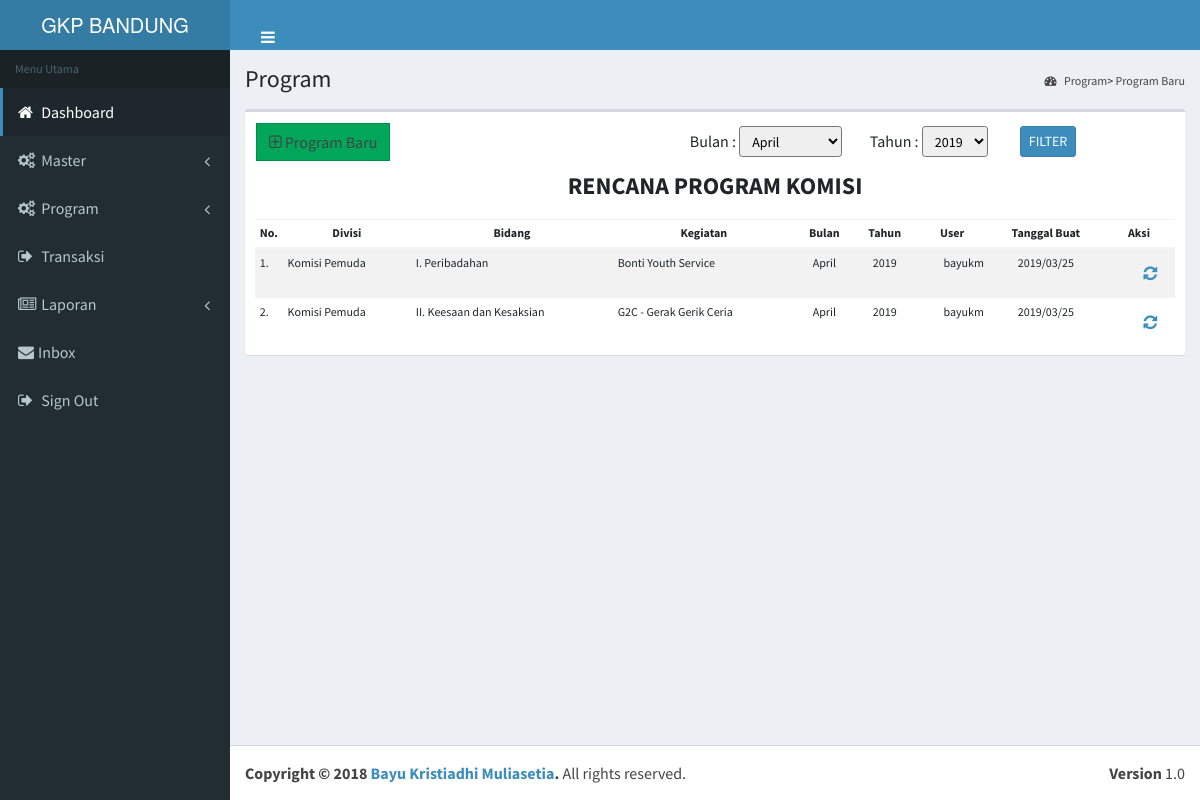
Page /main/program.php (signed in) on the earlier database version.
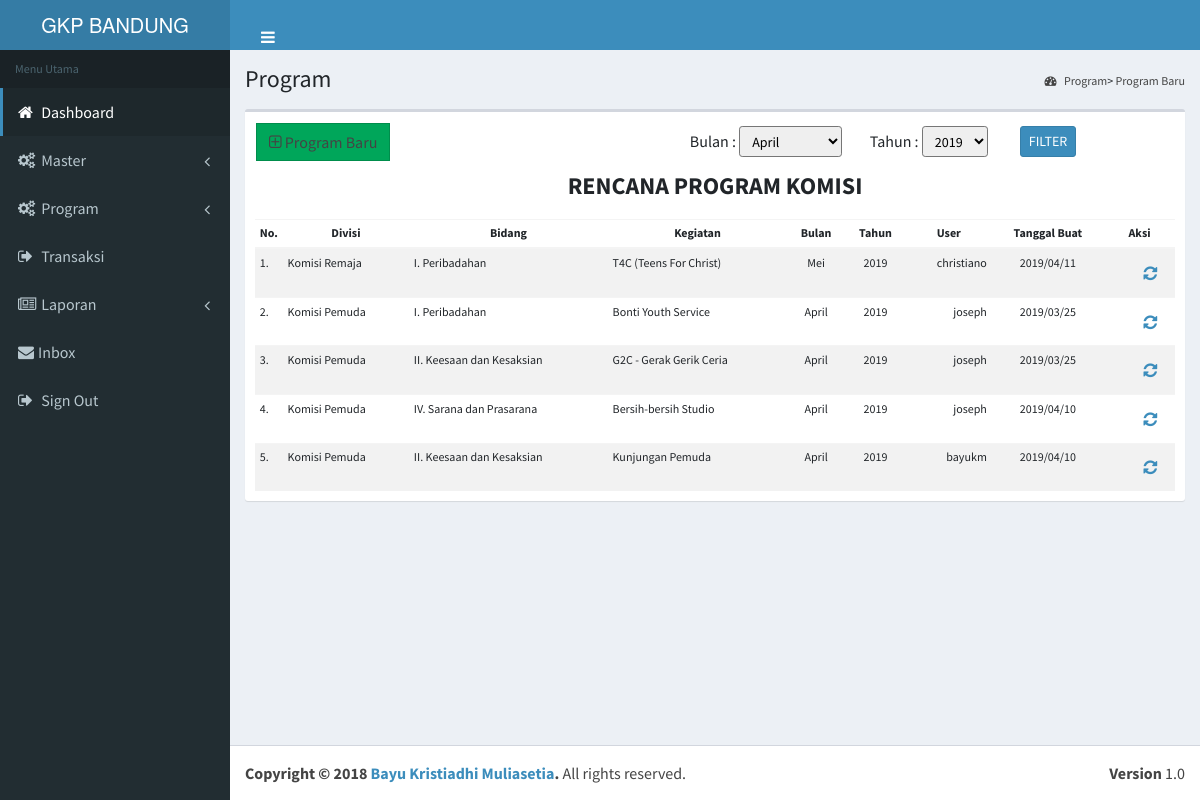
Same page on the later database version.
### tables this page shows
CREATE TABLE `tbl_transaksi` (
  `trans_id` int(7) NOT NULL,
  `div_id` int(2) NOT NULL,
  `bid_id` int(2) NOT NULL,
  `usr_id` int(3) NOT NULL,
  `trans_tgl` timestamp NOT NULL DEFAULT CURRENT_TIMESTAMP,
  `update_tgl` datetime NOT NULL DEFAULT CURRENT_TIMESTAMP,
  `trans_stat` int(11) NOT NULL
);

CREATE TABLE `tbl_divisi` (
  `div_id` int(2) NOT NULL,
  `ktgdiv_id` int(2) NOT NULL,
  `div_nama` varchar(50) NOT NULL,
  `div_desc` varchar(100) NOT NULL
);

CREATE TABLE `tbl_bidang` (
  `bid_id` int(2) NOT NULL,
  `bid_nama` varchar(50) NOT NULL,
  `bid_desc` varchar(100) NOT NULL
);

CREATE TABLE `tbl_detkeg` (
  `trans_id` int(7) NOT NULL,
  `detkeg_id` int(7) NOT NULL,
  `bln_id` int(2) NOT NULL,
  `thn_desc` int(4) NOT NULL,
  `detkeg_nama` varchar(100) NOT NULL,
  `detkeg_jenis` varchar(200) NOT NULL,
  `detkeg_urai` text NOT NULL,
  `detkeg_ket` text,
  `detkeg_tgl` date DEFAULT NULL,
  `detkeg_tempat` varchar(100) NOT NULL,
  `detkeg_stat` int(11) NOT NULL
);

CREATE TABLE `tbl_bulan` (
  `bln_id` int(2) NOT NULL,
  `bln_name` varchar(20) NOT NULL
);

CREATE TABLE `tbl_tahun` (
  `thn_id` int(3) NOT NULL,
  `thn_desc` int(4) NOT NULL
);

CREATE TABLE `tbl_user` (
  `usr_id` int(3) NOT NULL,
  `role_id` int(2) NOT NULL,
  `ktgdiv_id` int(2) NOT NULL,
  `div_id` int(2) DEFAULT NULL,
  `bid_id` int(2) DEFAULT NULL,
  `jab_id` int(2) DEFAULT NULL,
  `usr_nama` varchar(25) NOT NULL,
  `usr_pswd` varchar(100) NOT NULL,
  `usr_name_comp` varchar(50) NOT NULL,
  `usr_email` varchar(35) DEFAULT NULL,
  `usr_phone` varchar(15) DEFAULT NULL,
  `usr_stat` tinyint(1) DEFAULT '1'
);

### control/prog_functions.php (the view, shortened to what this page needs)
<?
function modalEditProg($prog)
{
global $conn;
$user = $_SESSION['username'];
$usr_id = $_SESSION['usr_id'];
$get_user   = "SELECT * FROM tbl_user where usr_nama='$user' AND usr_id = '$usr_id'";
$login    = mysqli_query($conn,$get_user);
$row = mysqli_fetch_array($login,MYSQLI_ASSOC);
$ktgdiv =$row['ktgdiv_id'];
?>
<?
}
?>
<?
function displayMJ_view()
{
  global $conn;
  $user = $_SESSION['username'];
  $usr_id = $_SESSION['usr_id'];
  $get_user   = "SELECT * FROM tbl_user where usr_nama='$user' AND usr_id = '$usr_id'";
  $login    = mysqli_query($conn,$get_user);
  $row = mysqli_fetch_array($login,MYSQLI_ASSOC);
  $ktgdiv =$row['ktgdiv_id'];
  ?>
            <div align="center"><h4><strong>RENCANA PROGRAM KOMISI</strong></h4></div>
            <div class="box-body">
              <table id="laptab" class="table table-sm table-striped" style="font-size:12px;">
                <thead>
                <tr align="center">
                    <th width="10">No.</th>
                    <th>Divisi</th>
                    <th>Bidang</th>
                    <th>Kegiatan</th>
                    <th>Bulan</th>
                    <th>Tahun</th>
                    <th>User</th>
                    <th>Tanggal Buat</th>
                    <th style="text-align:center;">Aksi</th>
                </tr>
                </thead>
                <tbody>
                  <?php
                        $i= 0;
                        if(!empty($_POST['filterDiv']))
                        {
                          $div = $_POST['filterDiv'];
                          $qryDiv = " AND a.div_id = '$div'";
                        } else {
                           $qryDiv = "";
                        }
                        if(!empty($_POST['filterMonth'])){
                          $Month = $_POST['filterMonth'];
                          $qryMonth = " AND e.bln_id = '$Month'";
                        } else {
                           $qryMonth = "";
                        }
                        if(!empty($_POST['filterYear'])){
                          $Year = $_POST['filterYear'];
                          $qryYear = " AND e.thn_desc = '$Year'";
                        } else {
                           $qryYear = "";
                        }
                        $get_trans = "SELECT
                                        a.trans_id,
                                        a.trans_tgl,
                                        b.div_nama,
                                        c.bid_nama,
                                        d.usr_nama,
                                        e.bln_id,
                                        e.thn_desc,
                                        e.detkeg_nama,
                                        a.trans_stat
                                    FROM
                                        tbl_transaksi a
                                      LEFT JOIN tbl_divisi b ON a.div_id = b.div_id
                                      LEFT JOIN tbl_bidang c ON a.bid_id = c.bid_id
                                      LEFT JOIN tbl_user d ON a.usr_id = d.usr_id
                                      LEFT JOIN tbl_detkeg e ON a.trans_id = e.trans_id
                                      WHERE 1=1 $qryDiv $qryMonth $qryYear
                                      ORDER BY e.bln_id DESC, a.trans_tgl ASC";
                        $exec_trans = mysqli_query($conn,$get_trans);
                        if(mysqli_num_rows($exec_trans) > 0)
                        {
                            while($row=mysqli_fetch_array($exec_trans,MYSQLI_ASSOC))
                            {
                                $i++;
                                $progId    = $row['trans_id'];
                                $bulan      = $row['bln_id'];
                                $get_bln    = "SELECT * FROM tbl_bulan WHERE bln_id = '$bulan'";
                                $exec_bln   = mysqli_query($conn,$get_bln);
                                $row_bln    = mysqli_fetch_array($exec_bln,MYSQLI_ASSOC);
                                $bln        = $row_bln['bln_name'];
                                $tahun      = $row['thn_desc'];
                                $get_thn    = "SELECT * FROM tbl_tahun WHERE thn_desc = '$tahun'";
                                $exec_thn   = mysqli_query($conn,$get_thn);
                                $row_thn    = mysqli_fetch_array($exec_thn,MYSQLI_ASSOC);
                                $thn        = $row_thn['thn_desc'];
                                $tgl_keg    = new DateTime($row['trans_tgl']);
                                ?>
                                <tr>
                                    <td><?php echo $i;?>.</td>
                                    <td><?php echo $row['div_nama'];?></td>
                                    <td><?php echo $row['bid_nama'];?></td>
                                    <td><?php echo $row['detkeg_nama'];?></td>
                                    <td align="center"><?php echo $bln;?></td>
                                    <td align="center"><?php echo $thn;?></td>
                                    <td align="right"><?php echo $row['usr_nama']?></td>
                                    <td align="center"><?php echo date_format($tgl_keg,"Y/m/d");?></td>
                                    <td style="text-align:right;">
                                        <a class="btn" href="<? refresh();?>"><span class="fa fa-refresh"></span></a>
                                    </td>
                                </tr>
                              <?
                                echo modalEditProg($progId);
                            }
                        }
                        else
                        {
                            ?>
                            <tr>
                               <td colspan="8"><?php echo "Belum ada laporan";?></td>
                            </tr>
                            <?php
                        }
                  ?>
                </tbody>
              </table>
            </div>
<?
}
?>

### main/program.php (shortened to what this page needs)
<?php
  include("../control/functions.php");
  include("../control/prog_functions.php");
  $user = $_SESSION['username'];
  $get_user   = "SELECT * FROM tbl_user where usr_nama='$user'";
  $login    = mysqli_query($conn,$get_user);
  $row = mysqli_fetch_array($login,MYSQLI_ASSOC);
  $ktgdiv =$row['ktgdiv_id'];
?>
<!DOCTYPE html>
<html>
<head>
  <link rel="stylesheet" href="../assets/bootstrap/css/bootstrap.min.css">
  <link rel="stylesheet" href="../assets/font-awesome/css/font-awesome.min.css">
  <link rel="stylesheet" href="../assets/plugins/jvectormap/jquery-jvectormap-1.2.2.css">
  <link rel="stylesheet" href="../assets/dist/css/AdminLTE.min.css">
  <link rel="stylesheet" href="../assets/dist/css/skins/_all-skins.min.css">
  <link rel="stylesheet" href="../assets/switch_btn.css">
  <link rel="stylesheet" href="../assets/plugins/datatables/jquery.datatables.min.css">
</head>
<body class="hold-transition skin-blue sidebar-mini">
<form method="post" action="">
<div class="wrapper">
  <?php require_once("../main/header.php");?>
  <? echo sidebar();?>
  <div class="content-wrapper" id="konten">
    <section class="content-header" style="width: 100%;">
      <h1>
        Program
      </h1>
      <ol class="breadcrumb">
        <li><a href="#"><i class="fa fa-dashboard"></i> Program</a></li>
        <li><a href="#">Program Baru</a></li>
      </ol>
    </section>
    <section class="content" style="width: 100%;">
        <div class="col-xs-12">
          <div class="box">
            <?if($ktgdiv != '1'){?>
              <table width="100%" cellspacing="5"width="100%" border="0">
                <tr>
                  <td>
                      <div class="box-header">
                      <a class="btn btn-success btn-flat" data-toggle="modal" data-target="#addProgram"><span class="fa fa-plus-square-o"></span> Program Baru</a>
                      </div>
                  </td>
                  <td width="180">
                      <? selectMonth();?> &nbsp;
                  </td>
                  <td width="150">
                      <? selectYear();?> &nbsp;
                  </td>
                  <td align="left">
                    <input type="submit" class="btn btn-primary btn-sm" name="prog"  id="prog" value="FILTER">
                  </td>
                </tr>
              </table>
            <? } else if ($ktgdiv == '1')
            {
              ?>
              <div class="form-group" style="width: 100%;">
                  <table cellpadding="5" cellspacing="5"width="100%" border="0">
                    <tr>
                      <td width="250">
                          <? selectDiv();?> &nbsp;
                      </td>
                      <td width="180">
                          <? selectMonth();?> &nbsp;
                      </td>
                      <td width="150">
                          <? selectYear();?> &nbsp;
                      </td>
                      <td align="left">
                        <input type="submit" class="btn btn-primary btn-sm" name="prog" id="progMJ" value="FILTER">
                      </td>
                    </tr>
                  </table>
                </div>
            <? } ?>
                <?
                echo displayMJ_view();
            ?>
          </div>
        </div>
    </section>
  </div>
  <?php require_once('../main/footer.php');?>
</form>
</body>
</html>

### main/header.php
<header class="main-header">
    <a href="index.php" class="logo">
      <span class="logo-lg"><strong>GKP BANDUNG</strong></span>
    </a>
    <nav class="navbar navbar-static-top">
      <a href="#" class="sidebar-toggle" data-toggle="offcanvas" role="button" style="height: 28px;"></a>
    </nav>
  </header>

### control/functions.php (shortened to what this page needs)
<?
function selectYear()
{
  global $conn;
  ?>
   Tahun : <select class="form-control-sm" id="filterYear" name="filterYear">
              <?php
                $today_year = date('Y');
                $get_thn = "SELECT * FROM tbl_tahun ORDER BY thn_id";
                $query = mysqli_query($conn,$get_thn);
                while ($row = mysqli_fetch_array($query))
                {
                ?>
                    <option value="<?php echo $row['thn_desc']; ?>" <?if($row['thn_desc'] == $today_year) { echo "selected";}?>>
                        <?php echo $row['thn_desc']; ?>
                    </option>
                <?php
                }
                ?>
            </select>&nbsp;
  <?
}
function selectMonth()
{
  global $conn;
  ?>
   Bulan : <select class="form-control-sm" id="filterMonth" name="filterMonth">
              <?php
                $today_month = date('m');
                $get_bln = "SELECT * FROM tbl_bulan ORDER BY bln_id";
                $query = mysqli_query($conn,$get_bln);
                while ($row = mysqli_fetch_array($query))
                {
                ?>
                    <option value="<?php echo $row['bln_id']; ?>" <?if($row['bln_id'] == $today_month) { echo "selected";}?>>
                        <?php echo $row['bln_name']; ?>
                    </option>
                <?php
                }
                ?>
            </select>&nbsp;
  <?
}
  ?>
  <?
function refresh()
{
  if(isset($_SERVER['HTTPS']) &&
            $_SERVER['HTTPS'] === 'on')
    $link = "https";
    else
        $link = "http";
    $link .= "://";
    $link .= $_SERVER['HTTP_HOST'];
    $link .= $_SERVER['PHP_SELF'];
    return($link);
}
function sidebar()
{
  global $conn;
  $user       = $_SESSION['username'];
  $usrid      = $_SESSION['usr_id'];
  $get_user   = "SELECT * FROM tbl_user where usr_nama='$user' AND usr_id = '$usrid'";
  $login      = mysqli_query($conn,$get_user);
  while($row = mysqli_fetch_array($login,MYSQLI_ASSOC))
  {
    $role = $row['role_id'];
  }
  ?>
  <aside class="main-sidebar">
    <section class="sidebar">
      <ul class="sidebar-menu">
        <li class="header">Menu Utama</li>
        <li class="active">
          <a href="../index.php">
            <i class="fa fa-home"></i> <span>Dashboard</span>
          </a>
        </li>
        <?php if($role == '1')
        {
          ?>
          <li class="treeview">
            <a href="#">
              <i class="fa fa-gears"></i>
              <span>Master</span>
              <span class="pull-right-container">
                <i class="fa fa-angle-left pull-right"></i>
              </span>
            </a>
          </li>
          <?php } ?>
          <li class="treeview">
            <a href="#">
              <i class="fa fa-gears"></i>
              <span>Program</span>
              <span class="pull-right-container">
                <i class="fa fa-angle-left pull-right"></i>
              </span>
            </a>
          </li>
         <li>
          <a href="../main/transaksi.php">
            <i class="fa fa-sign-out"></i> <span>Transaksi</span>
          </a>
        </li>
        <li>
          <a href="#">
            <i class="fa fa-newspaper-o"></i> <span>Laporan</span>
            <span class="pull-right-container">
              <i class="fa fa-angle-left pull-right"></i>
            </span>
          </a>
        </li>
        <li>
          <a href="#">
            <i class="fa fa-envelope"></i><span>Inbox</span>
          </a>
        </li>
         <li>
          <a href="../main/logout.php">
            <i class="fa fa-sign-out"></i> <span>Sign Out</span>
          </a>
        </li>
      </ul>
    </section>
  </aside>
  <?
}
  ?>

### main/footer.php
<footer class="main-footer">
    <div class="pull-right hidden-xs">
      <b>Version</b> 1.0
    </div>
    <strong>Copyright &copy; 2018 <a href="https://www.instagram.com/pulang.tidur/">Bayu Kristiadhi Muliasetia</a>.</strong> All rights reserved.
</footer>

Differences in the rows shown:
added tbl_transaksi: div.div_nama "Komisi Remaja", bid.bid_nama "I. Peribadahan", tbl_detkeg.detkeg_nama "T4C (Teens For Christ)", tbl_bulan.bln_name "Mei", tbl_tahun.thn_desc "2019", usr.usr_nama "christiano", trans_tgl "2019/04/11"
changed tbl_transaksi "Bonti Youth Service": usr.usr_nama "bayukm" → "joseph"
changed tbl_transaksi "G2C - Gerak Gerik Ceria": usr.usr_nama "bayukm" → "joseph"
added tbl_transaksi: div.div_nama "Komisi Pemuda", bid.bid_nama "IV. Sarana dan Prasarana", tbl_detkeg.detkeg_nama "Bersih-bersih Studio", tbl_bulan.bln_name "April", tbl_tahun.thn_desc "2019", usr.usr_nama "joseph", trans_tgl "2019/04/10"
added tbl_transaksi: div.div_nama "Komisi Pemuda", bid.bid_nama "II. Keesaan dan Kesaksian", tbl_detkeg.detkeg_nama "Kunjungan Pemuda", tbl_bulan.bln_name "April", tbl_tahun.thn_desc "2019", usr.usr_nama "bayukm", trans_tgl "2019/04/10"
